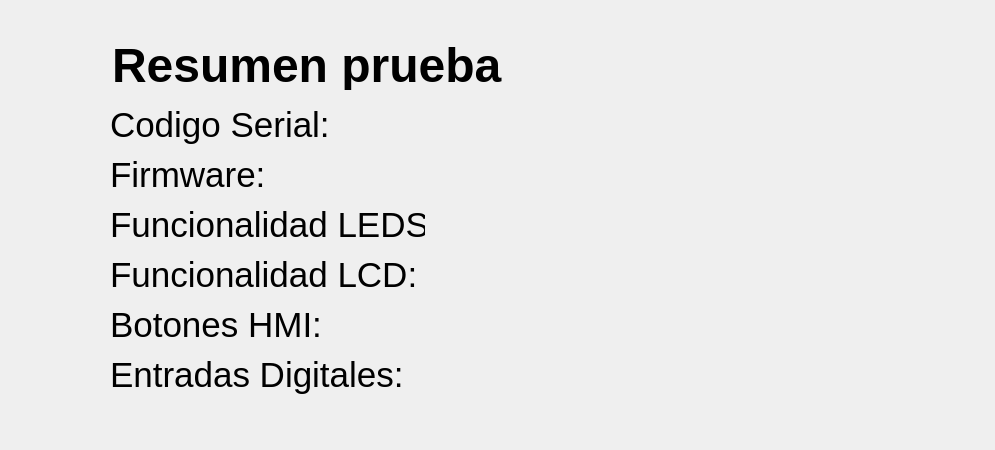
      <widget class="QWidget" name="page_10">
       <layout class="QGridLayout" name="gridLayout_13">
        <property name="leftMargin">
         <number>30</number>
        </property>
        <property name="topMargin">
         <number>30</number>
        </property>
        <property name="rightMargin">
         <number>0</number>
        </property>
        <property name="bottomMargin">
         <number>50</number>
        </property>
        <property name="spacing">
         <number>0</number>
        </property>
        <item row="0" column="0">
         <layout class="QVBoxLayout" name="verticalLayout_22">
          <item>
           <layout class="QHBoxLayout" name="horizontalLayout_61">
            <property name="spacing">
             <number>12</number>
            </property>
            <property name="leftMargin">
             <number>0</number>
            </property>
            <item>
             <widget class="QLabel" name="lblTest1_3">
              <property name="minimumSize">
               <size>
                <width>70</width>
                <height>70</height>
               </size>
              </property>
              <property name="maximumSize">
               <size>
                <width>70</width>
                <height>70</height>
               </size>
              </property>
              <property name="text">
               <string/>
              </property>
              <property name="pixmap">
               <pixmap resource="../resources/resources.qrc">:/resources/clipboard.png</pixmap>
              </property>
              <property name="scaledContents">
               <bool>true</bool>
              </property>
             </widget>
            </item>
            <item>
             <widget class="QLabel" name="lblCode_6">
              <property name="minimumSize">
               <size>
                <width>450</width>
                <height>50</height>
               </size>
              </property>
              <property name="maximumSize">
               <size>
                <width>16777215</width>
                <height>50</height>
               </size>
              </property>
              <property name="font">
               <font>
                <pointsize>36</pointsize>
                <bold>true</bold>
               </font>
              </property>
              <property name="text">
               <string>Resumen prueba</string>
              </property>
             </widget>
            </item>
            <item>
             <spacer name="horizontalSpacer_50">
              <property name="orientation">
               <enum>Qt::Horizontal</enum>
              </property>
              <property name="sizeType">
               <enum>QSizePolicy::Fixed</enum>
              </property>
              <property name="sizeHint" stdset="0">
               <size>
                <width>328</width>
                <height>20</height>
               </size>
              </property>
             </spacer>
            </item>
           </layout>
          </item>
          <item>
           <layout class="QHBoxLayout" name="horizontalLayout_73">
            <property name="spacing">
             <number>10</number>
            </property>
            <property name="leftMargin">
             <number>20</number>
            </property>
            <item>
             <widget class="QLabel" name="lblCode_13">
              <property name="minimumSize">
               <size>
                <width>50</width>
                <height>50</height>
               </size>
              </property>
              <property name="maximumSize">
               <size>
                <width>60</width>
                <height>60</height>
               </size>
              </property>
              <property name="text">
               <string/>
              </property>
              <property name="pixmap">
               <pixmap resource="../resources/resources.qrc">:/resources/number-1 (1).png</pixmap>
              </property>
              <property name="scaledContents">
               <bool>true</bool>
              </property>
              <property name="wordWrap">
               <bool>false</bool>
              </property>
             </widget>
            </item>
            <item>
             <widget class="QLabel" name="label_32">
              <property name="minimumSize">
               <size>
                <width>315</width>
                <height>30</height>
               </size>
              </property>
              <property name="maximumSize">
               <size>
                <width>300</width>
                <height>100</height>
               </size>
              </property>
              <property name="font">
               <font>
                <pointsize>26</pointsize>
               </font>
              </property>
              <property name="text">
               <string>Codigo Serial:</string>
              </property>
             </widget>
            </item>
            <item>
             <widget class="QLabel" name="lblResumenCodigoSerial">
              <property name="minimumSize">
               <size>
                <width>560</width>
                <height>30</height>
               </size>
              </property>
              <property name="maximumSize">
               <size>
                <width>560</width>
                <height>100</height>
               </size>
              </property>
              <property name="font">
               <font>
                <pointsize>26</pointsize>
               </font>
              </property>
              <property name="text">
               <string/>
              </property>
             </widget>
            </item>
           </layout>
          </item>
          <item>
           <layout class="QHBoxLayout" name="horizontalLayout_124">
            <property name="spacing">
             <number>10</number>
            </property>
            <property name="leftMargin">
             <number>20</number>
            </property>
            <item>
             <widget class="QLabel" name="lblCode_14">
              <property name="minimumSize">
               <size>
                <width>50</width>
                <height>50</height>
               </size>
              </property>
              <property name="maximumSize">
               <size>
                <width>60</width>
                <height>60</height>
               </size>
              </property>
              <property name="text">
               <string/>
              </property>
              <property name="pixmap">
               <pixmap resource="../resources/resources.qrc">:/resources/number-2.png</pixmap>
              </property>
              <property name="scaledContents">
               <bool>true</bool>
              </property>
              <property name="wordWrap">
               <bool>false</bool>
              </property>
             </widget>
            </item>
            <item>
             <widget class="QLabel" name="label_33">
              <property name="minimumSize">
               <size>
                <width>315</width>
                <height>30</height>
               </size>
              </property>
              <property name="maximumSize">
               <size>
                <width>300</width>
                <height>100</height>
               </size>
              </property>
              <property name="font">
               <font>
                <pointsize>26</pointsize>
               </font>
              </property>
              <property name="text">
               <string>Firmware:</string>
              </property>
             </widget>
            </item>
            <item>
             <widget class="QLabel" name="lblResumenFirmware">
              <property name="minimumSize">
               <size>
                <width>560</width>
                <height>30</height>
               </size>
              </property>
              <property name="maximumSize">
               <size>
                <width>560</width>
                <height>100</height>
               </size>
              </property>
              <property name="font">
               <font>
                <pointsize>26</pointsize>
               </font>
              </property>
              <property name="text">
               <string/>
              </property>
             </widget>
            </item>
           </layout>
          </item>
          <item>
           <layout class="QHBoxLayout" name="horizontalLayout_126">
            <property name="spacing">
             <number>10</number>
            </property>
            <property name="leftMargin">
             <number>20</number>
            </property>
            <item>
             <widget class="QLabel" name="lblCode_15">
              <property name="minimumSize">
               <size>
                <width>50</width>
                <height>50</height>
               </size>
              </property>
              <property name="maximumSize">
               <size>
                <width>60</width>
                <height>60</height>
               </size>
              </property>
              <property name="text">
               <string/>
              </property>
              <property name="pixmap">
               <pixmap resource="../resources/resources.qrc">:/resources/number-3.png</pixmap>
              </property>
              <property name="scaledContents">
               <bool>true</bool>
              </property>
              <property name="wordWrap">
               <bool>false</bool>
              </property>
             </widget>
            </item>
            <item>
             <widget class="QLabel" name="label_34">
              <property name="minimumSize">
               <size>
                <width>315</width>
                <height>30</height>
               </size>
              </property>
              <property name="maximumSize">
               <size>
                <width>300</width>
                <height>100</height>
               </size>
              </property>
              <property name="font">
               <font>
                <pointsize>26</pointsize>
               </font>
              </property>
              <property name="text">
               <string>Funcionalidad LEDS:</string>
              </property>
             </widget>
            </item>
            <item>
             <widget class="QLabel" name="lblResumenLEDS">
              <property name="minimumSize">
               <size>
                <width>560</width>
                <height>30</height>
               </size>
              </property>
              <property name="maximumSize">
               <size>
                <width>560</width>
                <height>100</height>
               </size>
              </property>
              <property name="font">
               <font>
                <pointsize>26</pointsize>
               </font>
              </property>
              <property name="text">
               <string/>
              </property>
             </widget>
            </item>
           </layout>
          </item>
          <item>
           <layout class="QHBoxLayout" name="horizontalLayout_127">
            <property name="spacing">
             <number>10</number>
            </property>
            <property name="leftMargin">
             <number>20</number>
            </property>
            <item>
             <widget class="QLabel" name="lblCode_16">
              <property name="minimumSize">
               <size>
                <width>50</width>
                <height>50</height>
               </size>
              </property>
              <property name="maximumSize">
               <size>
                <width>60</width>
                <height>60</height>
               </size>
              </property>
              <property name="text">
               <string/>
              </property>
              <property name="pixmap">
               <pixmap resource="../resources/resources.qrc">:/resources/number-4.png</pixmap>
              </property>
              <property name="scaledContents">
               <bool>true</bool>
              </property>
              <property name="wordWrap">
               <bool>false</bool>
              </property>
             </widget>
            </item>
            <item>
             <widget class="QLabel" name="label_35">
              <property name="minimumSize">
               <size>
                <width>315</width>
                <height>30</height>
               </size>
              </property>
              <property name="maximumSize">
               <size>
                <width>300</width>
                <height>100</height>
               </size>
              </property>
              <property name="font">
               <font>
                <pointsize>26</pointsize>
               </font>
              </property>
              <property name="text">
               <string>Funcionalidad LCD:</string>
              </property>
             </widget>
            </item>
            <item>
             <widget class="QLabel" name="lblResumenLCD">
              <property name="minimumSize">
               <size>
                <width>560</width>
                <height>30</height>
               </size>
              </property>
              <property name="maximumSize">
               <size>
                <width>560</width>
                <height>100</height>
               </size>
              </property>
              <property name="font">
               <font>
                <pointsize>26</pointsize>
               </font>
              </property>
              <property name="text">
               <string/>
              </property>
             </widget>
            </item>
           </layout>
          </item>
          <item>
           <layout class="QHBoxLayout" name="horizontalLayout_128">
            <property name="spacing">
             <number>10</number>
            </property>
            <property name="leftMargin">
             <number>20</number>
            </property>
            <item>
             <widget class="QLabel" name="lblCode_17">
              <property name="minimumSize">
               <size>
                <width>50</width>
                <height>50</height>
               </size>
              </property>
              <property name="maximumSize">
               <size>
                <width>60</width>
                <height>60</height>
               </size>
              </property>
              <property name="text">
               <string/>
              </property>
              <property name="pixmap">
               <pixmap resource="../resources/resources.qrc">:/resources/number-5.png</pixmap>
              </property>
              <property name="scaledContents">
               <bool>true</bool>
              </property>
              <property name="wordWrap">
               <bool>false</bool>
              </property>
             </widget>
            </item>
            <item>
             <widget class="QLabel" name="label_54">
              <property name="minimumSize">
               <size>
                <width>315</width>
                <height>30</height>
               </size>
              </property>
              <property name="maximumSize">
               <size>
                <width>300</width>
                <height>100</height>
               </size>
              </property>
              <property name="font">
               <font>
                <pointsize>26</pointsize>
               </font>
              </property>
              <property name="text">
               <string>Botones HMI:</string>
              </property>
             </widget>
            </item>
            <item>
             <widget class="QLabel" name="lblResumenBotones">
              <property name="minimumSize">
               <size>
                <width>560</width>
                <height>30</height>
               </size>
              </property>
              <property name="maximumSize">
               <size>
                <width>560</width>
                <height>100</height>
               </size>
              </property>
              <property name="font">
               <font>
                <pointsize>26</pointsize>
               </font>
              </property>
              <property name="text">
               <string/>
              </property>
             </widget>
            </item>
           </layout>
          </item>
          <item>
           <layout class="QHBoxLayout" name="horizontalLayout_129">
            <property name="spacing">
             <number>10</number>
            </property>
            <property name="leftMargin">
             <number>20</number>
            </property>
            <item>
             <widget class="QLabel" name="lblCode_19">
              <property name="minimumSize">
               <size>
                <width>50</width>
                <height>50</height>
               </size>
              </property>
              <property name="maximumSize">
               <size>
                <width>60</width>
                <height>60</height>
               </size>
              </property>
              <property name="text">
               <string/>
              </property>
              <property name="pixmap">
               <pixmap resource="../resources/resources.qrc">:/resources/number-6.png</pixmap>
              </property>
              <property name="scaledContents">
               <bool>true</bool>
              </property>
              <property name="wordWrap">
               <bool>false</bool>
              </property>
             </widget>
            </item>
            <item>
             <widget class="QLabel" name="label_58">
              <property name="minimumSize">
               <size>
                <width>315</width>
                <height>30</height>
               </size>
              </property>
              <property name="maximumSize">
               <size>
                <width>300</width>
                <height>100</height>
               </size>
              </property>
              <property name="font">
               <font>
                <pointsize>26</pointsize>
               </font>
              </property>
              <property name="text">
               <string>Entradas Digitales:</string>
              </property>
             </widget>
            </item>
            <item>
             <widget class="QLabel" name="lblResumeDigitalInputs">
              <property name="minimumSize">
               <size>
                <width>560</width>
                <height>30</height>
               </size>
              </property>
              <property name="maximumSize">
               <size>
                <width>560</width>
                <height>100</height>
               </size>
              </property>
              <property name="font">
               <font>
                <pointsize>26</pointsize>
               </font>
              </property>
              <property name="text">
               <string/>
              </property>
             </widget>
            </item>
           </layout>
          </item>
         </layout>
        </item>
       </layout>
      </widget>
